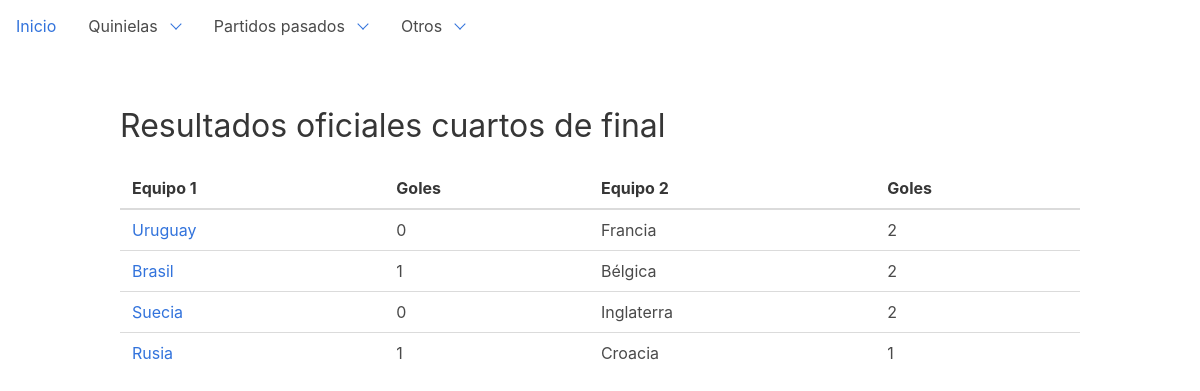
Page /dashboard/bets-4vo on the committed database.
### dashboard/models.py (models this page shows, shortened)
class Bet(models.Model):
    source = models.ForeignKey('Gambler', on_delete=models.DO_NOTHING, verbose_name='Fuente')
    match = models.ForeignKey('Match', on_delete=models.DO_NOTHING, verbose_name='Partido de referencia')
    team1 = models.ForeignKey('Team', on_delete=models.DO_NOTHING, related_name='bteam1', default="2",
                              verbose_name='Equipo 1')
    team2 = models.ForeignKey('Team', on_delete=models.DO_NOTHING, related_name='bteam2', default="2",
                              verbose_name='Equipo 2')
    goals_team1 = models.IntegerField(default=0, verbose_name='Goles equipo 1')
    goals_team2 = models.IntegerField(default=0, verbose_name='Goles equipo 2')
    type = models.CharField(default="Original", max_length=32, null=True)
    checked = models.BooleanField(default=False)
    class Meta:
        ordering = ["source"]
        unique_together = (("source", "match", "type"),)

class Team(models.Model):
    GROUP_CHOICES = (
        ('A', 'Grupo A'),
        ('B', 'Grupo B'),
        ('C', 'Grupo C'),
        ('D', 'Grupo D'),
        ('E', 'Grupo E'),
        ('F', 'Grupo F'),
        ('G', 'Grupo G'),
        ('H', 'Grupo H'),
    )
    group = models.CharField(choices=GROUP_CHOICES, max_length=1, null=True, default='A')
    name = models.CharField(max_length=32)
    code = models.CharField(max_length=32)
    cups = models.IntegerField(default=0)
    finals = models.IntegerField(default=0)
    semifinals = models.IntegerField(default=0)
    class Meta:
        ordering = ["name"]
    def __str__(self):
        return self.name

### dashboard/views.py (the view)
class Bet4voListView(ListView):
    model = Bet
    template_name = "dashboard/bet4vo_list.html"
    def get_queryset(self):
        queryset = super(Bet4voListView, self).get_queryset()
        return queryset.filter(source__name="Oficial", match__stage="3")

### templates/dashboard/bet4vo_list.html (shortened to what this page needs)
{% extends 'base.html' %}
{% load custom_tags %}
{% block content %}
    <h1 class="title">Resultados oficiales cuartos de final</h1>
    <table class="sortable">
        <thead>
        <tr>
            <th>Equipo 1</th>
            <th>Goles</th>
            <th>Equipo 2</th>
            <th>Goles</th>
        </tr>
        </thead>
        <tbody>
        {% for bet in bet_list %}
            <tr>
                <td><a href="{% url 'bet-detail' bet.pk %}">{{ bet.team1 }}</a></td>
                <td>{{ bet.goals_team1 }}</td>
                <td>{{ bet.team2 }}</td>
                <td>{{ bet.goals_team2 }}</td>
            </tr>
        {% endfor %}
        </tbody>
    </table>
{% endblock %}

### rows in the picture
Bet: team1 "Uruguay", goals_team1 "0", team2 "Francia", goals_team2 "2"
Bet: team1 "Brasil", goals_team1 "1", team2 "Bélgica", goals_team2 "2"
Bet: team1 "Suecia", goals_team1 "0", team2 "Inglaterra", goals_team2 "2"
Bet: team1 "Rusia", goals_team1 "1", team2 "Croacia", goals_team2 "1"
